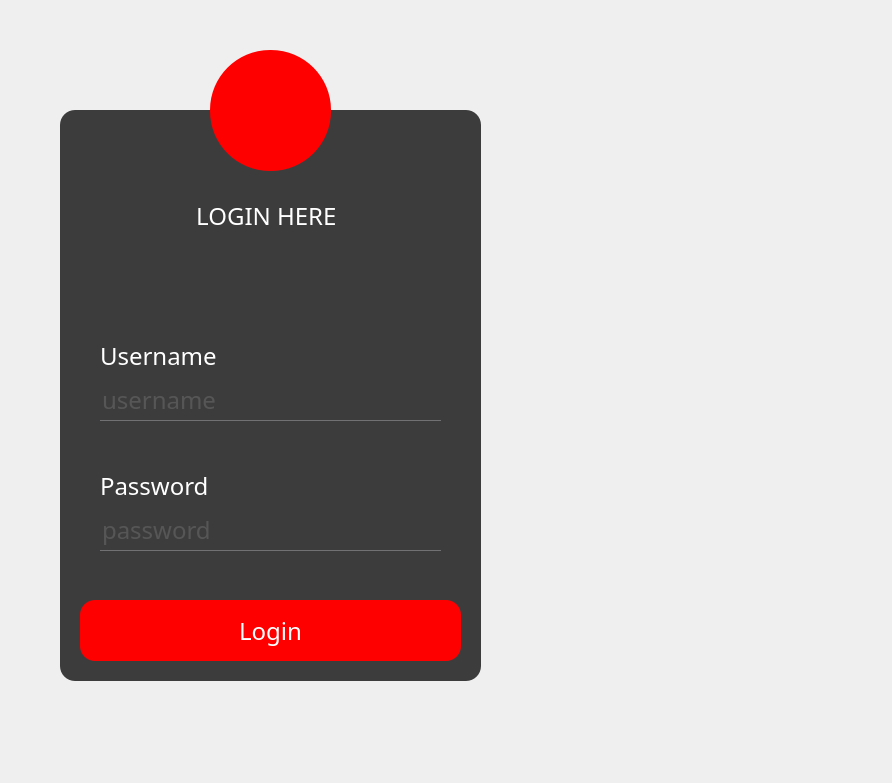
<?xml version="1.0" encoding="UTF-8"?>
<ui version="4.0">
 <class>Login</class>
 <widget class="QMainWindow" name="Login">
  <property name="geometry">
   <rect>
    <x>0</x>
    <y>0</y>
    <width>892</width>
    <height>783</height>
   </rect>
  </property>
  <property name="windowTitle">
   <string>Login</string>
  </property>
  <property name="styleSheet">
   <string notr="true">QFrame{
background-color: rgba(0, 0, 0, 191);
border-radius:15px;
}
#LoginText{
color:white;
background:transparent;
font-family:century gothic;
font-size:24px;
}
#UsernameText{
color:white;
background:transparent;
font-family:century gothic;
font-size:24px;
}
#PasswordText{
color:white;
background:transparent;
font-family:century gothic;
font-size:24px;
}
#IC_Teller{
color:white;
background:transparent;
font-family:century gothic;
font-size:18px;
}
#Login{
background:url(:/FINAL.png)
}
QToolButton{
background:red;
border-radius:60px;
}
#eye{
background:transparent;
border:none;
}
#eye:hover{
background:red;
}
#LoginButton{
background:red;
color:white;
border-radius:15px;
font-family:century gothic;
font-size:24px;
}
#LoginButton:hover
{
background:#49ebff;
color:#333;
border-radius:15px;
font-family:century gothic;
font-size:24px;
}
QLineEdit{
background:transparent;
border:none;
color:#717072;
border-bottom:1px solid #717072;
font-family:century gothic;
font-size:24px;
}</string>
  </property>
  <widget class="QWidget" name="centralwidget">
   <widget class="QFrame" name="frame">
    <property name="geometry">
     <rect>
      <x>60</x>
      <y>110</y>
      <width>421</width>
      <height>571</height>
     </rect>
    </property>
    <property name="frameShape">
     <enum>QFrame::StyledPanel</enum>
    </property>
    <property name="frameShadow">
     <enum>QFrame::Raised</enum>
    </property>
    <widget class="QLabel" name="LoginText">
     <property name="geometry">
      <rect>
       <x>130</x>
       <y>70</y>
       <width>151</width>
       <height>71</height>
      </rect>
     </property>
     <property name="text">
      <string> LOGIN HERE</string>
     </property>
    </widget>
    <widget class="QPushButton" name="LoginButton">
     <property name="geometry">
      <rect>
       <x>20</x>
       <y>490</y>
       <width>381</width>
       <height>61</height>
      </rect>
     </property>
     <property name="text">
      <string>Login</string>
     </property>
    </widget>
    <widget class="QLineEdit" name="EnterUsername">
     <property name="geometry">
      <rect>
       <x>40</x>
       <y>270</y>
       <width>341</width>
       <height>41</height>
      </rect>
     </property>
     <property name="text">
      <string/>
     </property>
     <property name="placeholderText">
      <string>username</string>
     </property>
    </widget>
    <widget class="QLineEdit" name="EnterPassword">
     <property name="geometry">
      <rect>
       <x>40</x>
       <y>400</y>
       <width>341</width>
       <height>41</height>
      </rect>
     </property>
     <property name="text">
      <string/>
     </property>
     <property name="echoMode">
      <enum>QLineEdit::Password</enum>
     </property>
     <property name="placeholderText">
      <string>password</string>
     </property>
    </widget>
    <widget class="QLabel" name="UsernameText">
     <property name="geometry">
      <rect>
       <x>40</x>
       <y>220</y>
       <width>151</width>
       <height>51</height>
      </rect>
     </property>
     <property name="autoFillBackground">
      <bool>false</bool>
     </property>
     <property name="text">
      <string>Username</string>
     </property>
    </widget>
    <widget class="QLabel" name="PasswordText">
     <property name="geometry">
      <rect>
       <x>40</x>
       <y>350</y>
       <width>151</width>
       <height>51</height>
      </rect>
     </property>
     <property name="text">
      <string>Password</string>
     </property>
    </widget>
    <widget class="QLabel" name="IC_Teller">
     <property name="geometry">
      <rect>
       <x>290</x>
       <y>449</y>
       <width>91</width>
       <height>31</height>
      </rect>
     </property>
     <property name="text">
      <string/>
     </property>
    </widget>
    <widget class="QPushButton" name="eye">
     <property name="geometry">
      <rect>
       <x>340</x>
       <y>403</y>
       <width>41</width>
       <height>36</height>
      </rect>
     </property>
     <property name="text">
      <string/>
     </property>
     <property name="icon">
      <iconset resource="pics.qrc">
       <normaloff>:/eyes.png</normaloff>:/eyes.png</iconset>
     </property>
     <property name="iconSize">
      <size>
       <width>40</width>
       <height>40</height>
      </size>
     </property>
    </widget>
   </widget>
   <widget class="QToolButton" name="toolButton">
    <property name="geometry">
     <rect>
      <x>210</x>
      <y>50</y>
      <width>121</width>
      <height>121</height>
     </rect>
    </property>
    <property name="text">
     <string/>
    </property>
    <property name="icon">
     <iconset resource="pics.qrc">
      <normaloff>:/image.png</normaloff>:/image.png</iconset>
    </property>
    <property name="iconSize">
     <size>
      <width>50</width>
      <height>50</height>
     </size>
    </property>
   </widget>
  </widget>
 </widget>
 <resources>
  <include location="pics.qrc"/>
 </resources>
 <connections/>
</ui>
